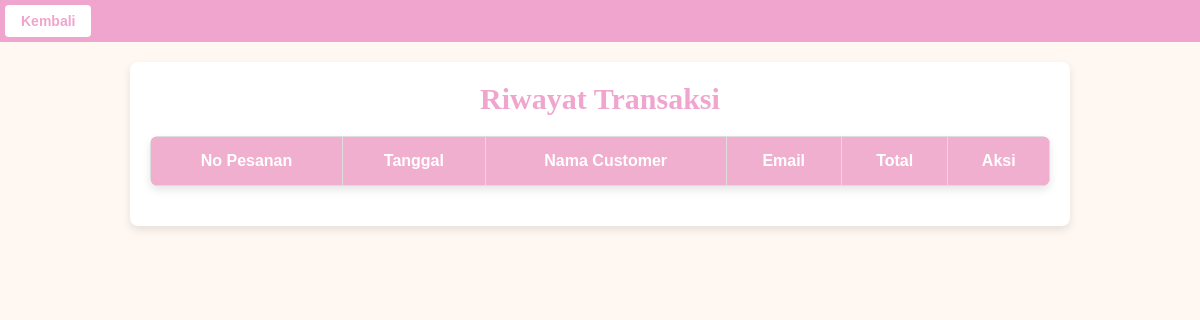
Page /riwayat_transaksi.php (signed in) on the earlier database version.
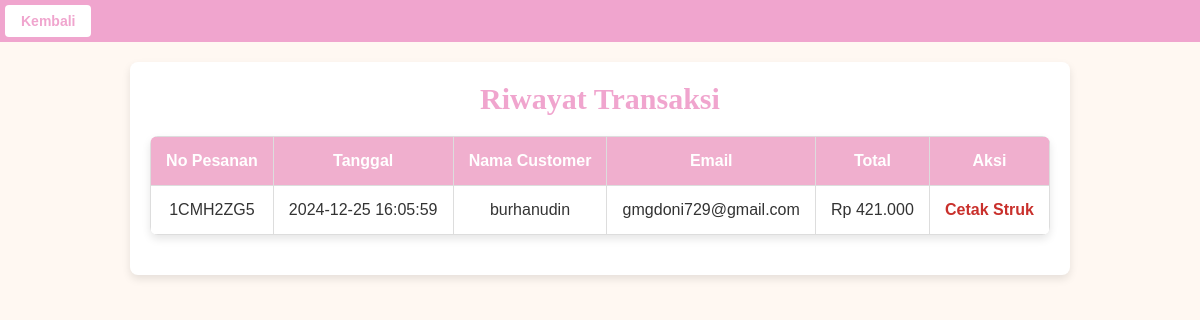
Same page on the later database version.
### tables this page shows
CREATE TABLE `transaksi` (
  `id` int(11) NOT NULL,
  `kode_pesanan` varchar(8) NOT NULL,
  `user_id` int(11) NOT NULL,
  `nama_pemesan` varchar(255) NOT NULL,
  `total` decimal(15,2) NOT NULL,
  `alamat_pengiriman` text NOT NULL,
  `metode_pembayaran` varchar(50) NOT NULL,
  `created_at` timestamp NOT NULL DEFAULT current_timestamp()
);

CREATE TABLE `users` (
  `id` int(11) NOT NULL,
  `fullname` varchar(225) NOT NULL,
  `username` varchar(50) NOT NULL,
  `email` varchar(100) NOT NULL,
  `alamat` text DEFAULT NULL,
  `no_telepon` varchar(20) DEFAULT NULL,
  `password` varchar(255) NOT NULL,
  `role` enum('admin','customer') DEFAULT 'customer',
  `created_at` timestamp NOT NULL DEFAULT current_timestamp()
);

### riwayat_transaksi.php (the view, shortened to what this page needs)
<?php
include 'koneksi.php';
$user_id = $_SESSION['user_id'];
$role = $_SESSION['role'];
if ($role === 'admin') {
    $query = "SELECT transaksi.kode_pesanan AS transaksi_id, transaksi.created_at, transaksi.total,
                    users.fullname, users.email
            FROM transaksi
            INNER JOIN users ON transaksi.user_id = users.id
            ORDER BY transaksi.created_at DESC";
} elseif ($role === 'customer') {
    $query = "SELECT transaksi.kode_pesanan AS transaksi_id, transaksi.created_at, transaksi.total,
                    users.fullname, users.email
            FROM transaksi
            INNER JOIN users ON transaksi.user_id = users.id
            WHERE transaksi.user_id = '$user_id'
            ORDER BY transaksi.created_at DESC";
}
$result = mysqli_query($conn, $query);
?>
<!DOCTYPE html>
<html lang="en">
<head>
    <link rel="stylesheet" href="style.css">
</head>
<body>
    <div class="admin-container">
        <div class="admin-menu">
            <?php if ($role === 'admin'): ?>
                <a href="admin.php" class="riwayat-trx">Kembali</a>
            <?php elseif ($role === 'customer'): ?>
                <a href="profil.php" class="riwayat-trx">Kembali</a>
            <?php endif; ?>
        </div>
    </div>
    <div class="admin-content">
        <h2>Riwayat Transaksi</h2>
        <table>
            <tr>
                <th>No Pesanan</th>
                <th>Tanggal</th>
                <th>Nama Customer</th>
                <th>Email</th>
                <th>Total</th>
                <th>Aksi</th>
            </tr>
            <?php while ($row = mysqli_fetch_assoc($result)): ?>
            <tr>
                <td><?= $row['transaksi_id'] ?></td>
                <td><?= $row['created_at'] ?></td>
                <td><?= htmlspecialchars($row['fullname']) ?></td>
                <td><?= htmlspecialchars($row['email']) ?></td>
                <td>Rp <?= number_format($row['total'], 0, ',', '.') ?></td>
                <td>
                    <a href="cetak_struk.php?id=<?= $row['transaksi_id'] ?>" class="edit-button">Cetak Struk</a>
                </td>
            </tr>
            <?php endwhile; ?>
        </table>
    </div>
</body>
</html>

Differences in the rows shown:
added transaksi: kode_pesanan "1CMH2ZG5", created_at "2024-12-25 16:05:59", user.fullname "burhanudin", user.email "gmgdoni729@gmail.com", total "421.000"
